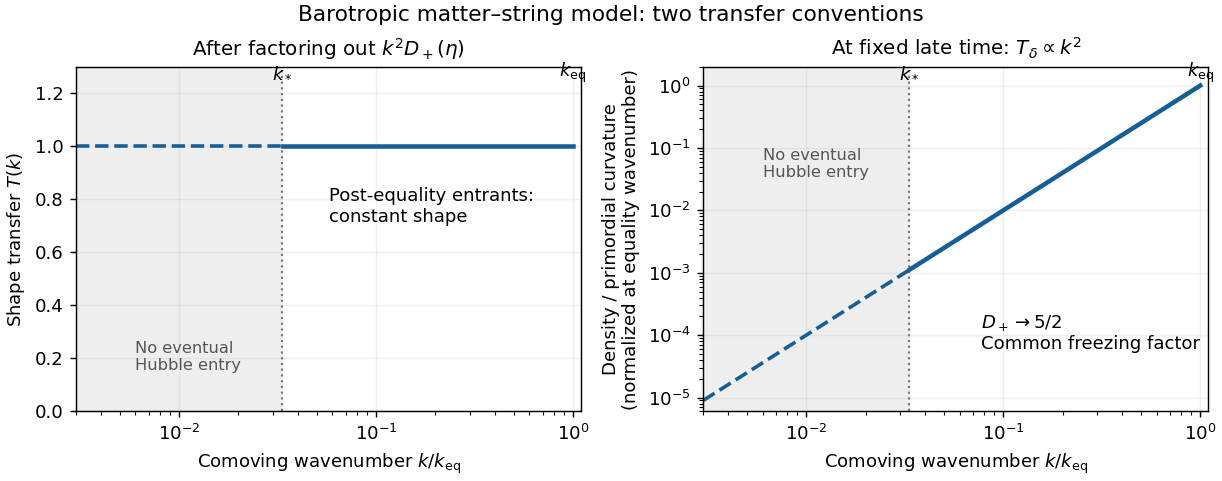

Source code (Python):
"""Original qualitative transfer diagram; Python 3.14, NumPy 2.3.5, Matplotlib 3.10.7.
Run from the desired output directory: writes paper-55-transfer.png to caller CWD.
"""
import os
from pathlib import Path
import tempfile
os.environ.setdefault('MPLCONFIGDIR',str(Path(tempfile.gettempdir())/'codex-wiki-paper-55-mpl'))
import matplotlib
matplotlib.use('Agg')
import matplotlib.pyplot as plt
import numpy as np

x=np.geomspace(.003,1,600)
xstar=1/30  # Illustrative background: equality well before string domination.
fig,axes=plt.subplots(1,2,figsize=(9.4,3.7),layout='constrained',facecolor='white')
for ax in axes:
    ax.set_facecolor('white')
    ax.axvspan(x[0],xstar,color='#eeeeee',alpha=1)
    ax.axvline(xstar,color='#777777',linestyle=':',linewidth=1.2)
    ax.set_xscale('log')
    ax.set_xlim(x[0],1.1)
    ax.set_xlabel(r'Comoving wavenumber $k/k_{\rm eq}$')
    ax.grid(True,which='major',alpha=.2)
    ax.text(.006,.12 if ax is axes[0] else .68,'No eventual\nHubble entry',transform=ax.get_xaxis_transform(),fontsize=9,color='#555555')
    ax.text(xstar,.97,r'$k_*$',transform=ax.get_xaxis_transform(),ha='center')
    ax.text(1,.97,r'$k_{\rm eq}$',transform=ax.get_xaxis_transform(),ha='center')
for ax,y in zip(axes,[np.ones_like(x),x*x]):
    ax.plot(x[x<xstar],y[x<xstar],color='#165e96',linestyle='--',linewidth=2)
    ax.plot(x[x>=xstar],y[x>=xstar],color='#165e96',linewidth=2.5)
axes[0].set_ylim(0,1.3)
axes[0].set_ylabel(r'Shape transfer $T(k)$')
axes[0].set_title(r'After factoring out $k^2D_+(\eta)$',fontsize=11)
axes[0].text(.5,.55,'Post-equality entrants:\nconstant shape',transform=axes[0].transAxes,fontsize=10)
axes[1].set_yscale('log')
axes[1].set_ylim(6e-6,2)
axes[1].set_ylabel('Density / primordial curvature\n(normalized at equality wavenumber)')
axes[1].set_title(r'At fixed late time: $T_\delta\propto k^2$',fontsize=11)
axes[1].text(.55,.18,r'$D_+\to5/2$'+'\nCommon freezing factor',transform=axes[1].transAxes,fontsize=10)
fig.suptitle('Barotropic matter–string model: two transfer conventions',fontsize=12)
fig.savefig(Path('paper-55-transfer.png'),dpi=130,facecolor='white',transparent=False)
